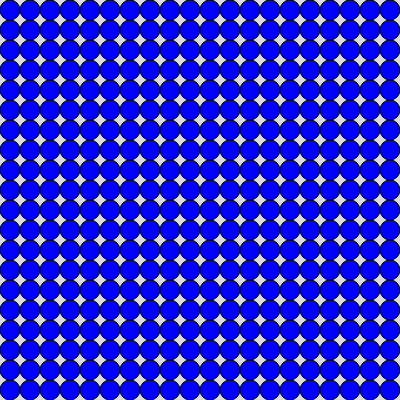
Frame 1 (no input)
Frame 60 (no input): identical to frame 1, image omitted
Frame 120 (the mouse pressed at the canvas centre since frame 60): identical to frame 1, image omitted

The p5.js sketch that drew this single still picture (run headless with seeded random() and noise() and a simulated clock; from frame 60 on, the mouse is pressed at the canvas centre):

// p5.js sketch
// ── sketch.js
function setup() {
  createCanvas(400, 400);
}

function draw() {
  background(220);
  fill('blue')
  for(var x = 10; x < 400; x+=20){
    for(var y = 10; y < 400; y+=20){
    ellipse(x, y, 20, 20)
    }
  }
  
}
